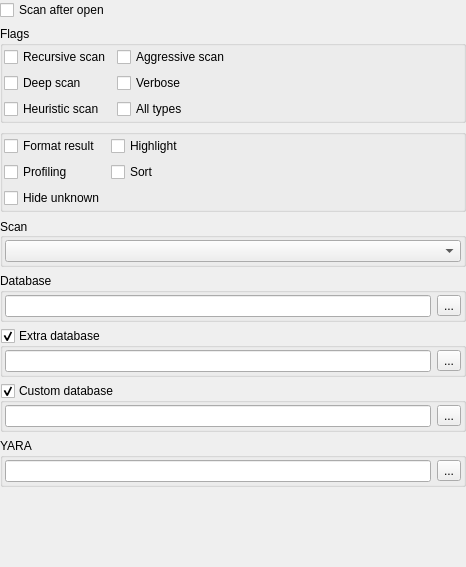
<?xml version="1.0" encoding="UTF-8"?>
<ui version="4.0">
 <class>DIEOptionsWidget</class>
 <widget class="QWidget" name="DIEOptionsWidget">
  <property name="geometry">
   <rect>
    <x>0</x>
    <y>0</y>
    <width>466</width>
    <height>567</height>
   </rect>
  </property>
  <property name="windowTitle">
   <string notr="true"/>
  </property>
  <layout class="QVBoxLayout" name="verticalLayout">
   <property name="leftMargin">
    <number>0</number>
   </property>
   <property name="topMargin">
    <number>0</number>
   </property>
   <property name="rightMargin">
    <number>0</number>
   </property>
   <property name="bottomMargin">
    <number>0</number>
   </property>
   <item>
    <widget class="QScrollArea" name="scrollAreaDIE">
     <property name="frameShape">
      <enum>QFrame::NoFrame</enum>
     </property>
     <property name="frameShadow">
      <enum>QFrame::Plain</enum>
     </property>
     <property name="lineWidth">
      <number>0</number>
     </property>
     <property name="widgetResizable">
      <bool>true</bool>
     </property>
     <widget class="QWidget" name="scrollAreaWidgetContents">
      <property name="geometry">
       <rect>
        <x>0</x>
        <y>0</y>
        <width>466</width>
        <height>567</height>
       </rect>
      </property>
      <layout class="QVBoxLayout" name="verticalLayout_3">
       <property name="leftMargin">
        <number>0</number>
       </property>
       <property name="topMargin">
        <number>0</number>
       </property>
       <property name="rightMargin">
        <number>0</number>
       </property>
       <property name="bottomMargin">
        <number>0</number>
       </property>
       <item>
        <widget class="QCheckBox" name="checkBoxScanAfterOpen">
         <property name="text">
          <string>Scan after open</string>
         </property>
        </widget>
       </item>
       <item>
        <widget class="QGroupBox" name="groupBoxScanFlags">
         <property name="title">
          <string>Flags</string>
         </property>
         <layout class="QFormLayout" name="formLayout">
          <property name="horizontalSpacing">
           <number>6</number>
          </property>
          <property name="verticalSpacing">
           <number>6</number>
          </property>
          <property name="leftMargin">
           <number>1</number>
          </property>
          <property name="topMargin">
           <number>1</number>
          </property>
          <property name="rightMargin">
           <number>1</number>
          </property>
          <property name="bottomMargin">
           <number>1</number>
          </property>
          <item row="0" column="0">
           <widget class="QCheckBox" name="checkBoxRecursiveScan">
            <property name="text">
             <string>Recursive scan</string>
            </property>
           </widget>
          </item>
          <item row="0" column="1">
           <widget class="QCheckBox" name="checkBoxAggressiveScan">
            <property name="text">
             <string>Aggressive scan</string>
            </property>
           </widget>
          </item>
          <item row="1" column="0">
           <widget class="QCheckBox" name="checkBoxDeepScan">
            <property name="text">
             <string>Deep scan</string>
            </property>
           </widget>
          </item>
          <item row="1" column="1">
           <widget class="QCheckBox" name="checkBoxVerbose">
            <property name="text">
             <string>Verbose</string>
            </property>
           </widget>
          </item>
          <item row="2" column="0">
           <widget class="QCheckBox" name="checkBoxHeuristicScan">
            <property name="text">
             <string>Heuristic scan</string>
            </property>
           </widget>
          </item>
          <item row="2" column="1">
           <widget class="QCheckBox" name="checkBoxAllTypesScan">
            <property name="text">
             <string>All types</string>
            </property>
           </widget>
          </item>
         </layout>
        </widget>
       </item>
       <item>
        <widget class="QGroupBox" name="groupBoxFlags2">
         <property name="minimumSize">
          <size>
           <width>0</width>
           <height>50</height>
          </size>
         </property>
         <property name="title">
          <string/>
         </property>
         <layout class="QFormLayout" name="formLayout_2">
          <property name="leftMargin">
           <number>1</number>
          </property>
          <property name="topMargin">
           <number>1</number>
          </property>
          <property name="rightMargin">
           <number>1</number>
          </property>
          <property name="bottomMargin">
           <number>1</number>
          </property>
          <item row="1" column="1">
           <widget class="QCheckBox" name="checkBoxSort">
            <property name="text">
             <string>Sort</string>
            </property>
           </widget>
          </item>
          <item row="0" column="1">
           <widget class="QCheckBox" name="checkBoxHighlight">
            <property name="text">
             <string>Highlight</string>
            </property>
           </widget>
          </item>
          <item row="0" column="0">
           <widget class="QCheckBox" name="checkBoxFormatResult">
            <property name="text">
             <string>Format result</string>
            </property>
           </widget>
          </item>
          <item row="1" column="0">
           <widget class="QCheckBox" name="checkBoxProfiling">
            <property name="text">
             <string>Profiling</string>
            </property>
           </widget>
          </item>
          <item row="2" column="0">
           <widget class="QCheckBox" name="checkBoxHideUnknown">
            <property name="text">
             <string>Hide unknown</string>
            </property>
           </widget>
          </item>
         </layout>
        </widget>
       </item>
       <item>
        <widget class="QGroupBox" name="groupBoxScanEngine">
         <property name="title">
          <string>Scan</string>
         </property>
         <property name="alignment">
          <set>Qt::AlignLeading|Qt::AlignLeft|Qt::AlignVCenter</set>
         </property>
         <layout class="QVBoxLayout" name="verticalLayout_9">
          <property name="leftMargin">
           <number>2</number>
          </property>
          <property name="topMargin">
           <number>2</number>
          </property>
          <property name="rightMargin">
           <number>2</number>
          </property>
          <property name="bottomMargin">
           <number>2</number>
          </property>
          <item>
           <widget class="QComboBox" name="comboBoxScanEngine">
            <property name="minimumSize">
             <size>
              <width>200</width>
              <height>0</height>
             </size>
            </property>
           </widget>
          </item>
         </layout>
        </widget>
       </item>
       <item>
        <widget class="QGroupBox" name="groupBoxDIEDatabase">
         <property name="title">
          <string>Database</string>
         </property>
         <layout class="QHBoxLayout" name="horizontalLayout_3">
          <property name="leftMargin">
           <number>2</number>
          </property>
          <property name="topMargin">
           <number>2</number>
          </property>
          <property name="rightMargin">
           <number>2</number>
          </property>
          <property name="bottomMargin">
           <number>2</number>
          </property>
          <item>
           <widget class="QLineEdit" name="lineEditDIEDatabase"/>
          </item>
          <item>
           <widget class="QToolButton" name="toolButtonDIEDatabase">
            <property name="text">
             <string notr="true">...</string>
            </property>
           </widget>
          </item>
         </layout>
        </widget>
       </item>
       <item>
        <widget class="QGroupBox" name="groupBoxDIEDatabaseExtra">
         <property name="title">
          <string>Extra database</string>
         </property>
         <property name="checkable">
          <bool>true</bool>
         </property>
         <layout class="QHBoxLayout" name="horizontalLayout_6">
          <property name="leftMargin">
           <number>2</number>
          </property>
          <property name="topMargin">
           <number>2</number>
          </property>
          <property name="rightMargin">
           <number>2</number>
          </property>
          <property name="bottomMargin">
           <number>2</number>
          </property>
          <item>
           <widget class="QLineEdit" name="lineEditDIEDatabaseExtra"/>
          </item>
          <item>
           <widget class="QToolButton" name="toolButtonDIEDatabaseExtra">
            <property name="text">
             <string notr="true">...</string>
            </property>
           </widget>
          </item>
         </layout>
        </widget>
       </item>
       <item>
        <widget class="QGroupBox" name="groupBoxDIEDatabaseCustom">
         <property name="title">
          <string>Custom database</string>
         </property>
         <property name="checkable">
          <bool>true</bool>
         </property>
         <layout class="QHBoxLayout" name="horizontalLayout_5">
          <property name="leftMargin">
           <number>2</number>
          </property>
          <property name="topMargin">
           <number>2</number>
          </property>
          <property name="rightMargin">
           <number>2</number>
          </property>
          <property name="bottomMargin">
           <number>2</number>
          </property>
          <item>
           <widget class="QLineEdit" name="lineEditDIEDatabaseCustom"/>
          </item>
          <item>
           <widget class="QToolButton" name="toolButtonDIEDatabaseCustom">
            <property name="text">
             <string notr="true">...</string>
            </property>
           </widget>
          </item>
         </layout>
        </widget>
       </item>
       <item>
        <widget class="QGroupBox" name="groupBoxYaraRules">
         <property name="title">
          <string notr="true">YARA</string>
         </property>
         <layout class="QHBoxLayout" name="horizontalLayout_4">
          <property name="leftMargin">
           <number>2</number>
          </property>
          <property name="topMargin">
           <number>2</number>
          </property>
          <property name="rightMargin">
           <number>2</number>
          </property>
          <property name="bottomMargin">
           <number>2</number>
          </property>
          <item>
           <widget class="QLineEdit" name="lineEditYaraRules"/>
          </item>
          <item>
           <widget class="QToolButton" name="toolButtonYaraRules">
            <property name="text">
             <string notr="true">...</string>
            </property>
           </widget>
          </item>
         </layout>
        </widget>
       </item>
       <item>
        <spacer name="verticalSpacer">
         <property name="orientation">
          <enum>Qt::Vertical</enum>
         </property>
         <property name="sizeHint" stdset="0">
          <size>
           <width>20</width>
           <height>40</height>
          </size>
         </property>
        </spacer>
       </item>
      </layout>
     </widget>
    </widget>
   </item>
  </layout>
 </widget>
 <resources/>
 <connections/>
</ui>
